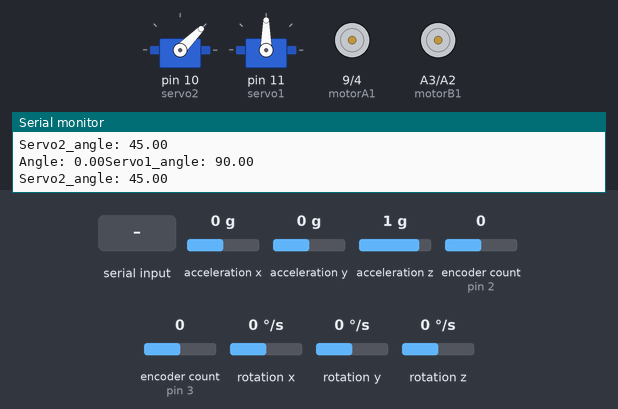
A sketch run on a simulated Arduino Uno, built with avr-gcc and run on an emulated ATmega328P. On the bench: 2 × servo, motor-driver pin pairs drawn as motors (green arrow = first pin HIGH = forward, orange = second pin HIGH = backward, longer = more drive, scaled by the enable pin), the last lines printed to the serial monitor. The inputs (shaded band) are chosen by the test bench; at power-on: acceleration x 0 g, acceleration y 0 g, acceleration z 1 g, encoder count (sensors on pin 2, pin 3) 0, rotation x 0 °/s, rotation y 0 °/s, rotation z 0 °/s.

Above: at 2.4 s.
2.5 s: acceleration x set to 0.8 g
At 2.9 s:
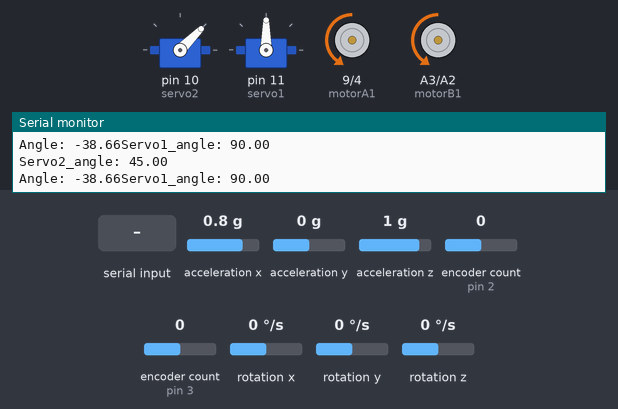
4.0 s: acceleration x set to -1.4 g
At 4.7 s:
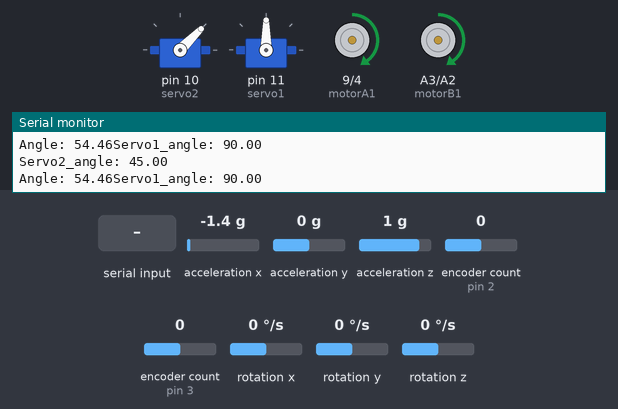
5.5 s: "S" received over the second serial link
At 5.74 s:
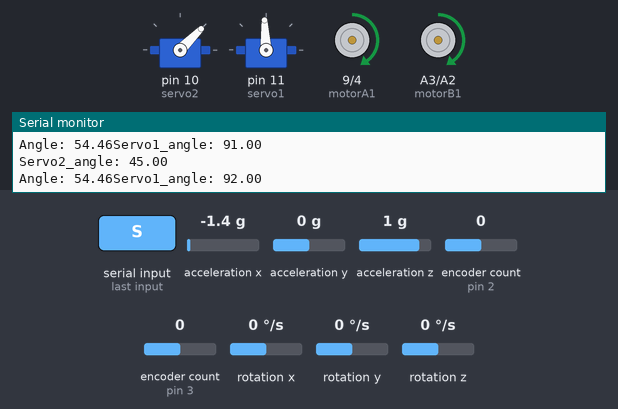
7.1 s: acceleration x set to 0 g
At 8.3 s:
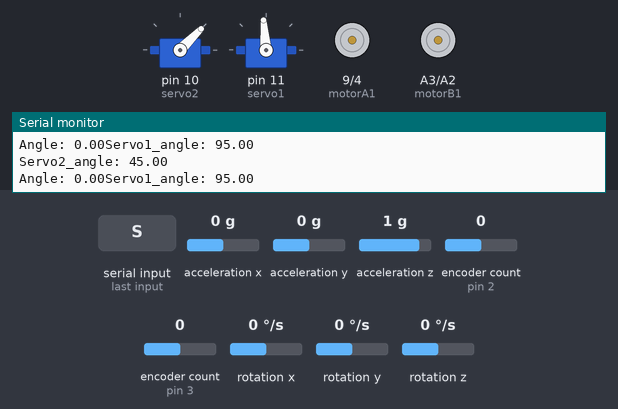
8.6 s: "B" received over the second serial link
At 9.8 s:
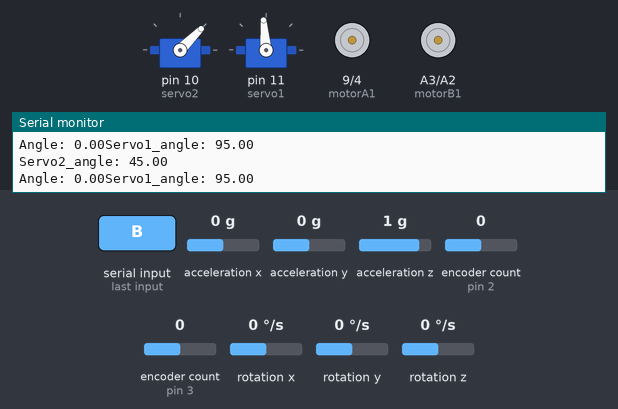
10.1 s: "L" received over the second serial link
At 11.6 s:
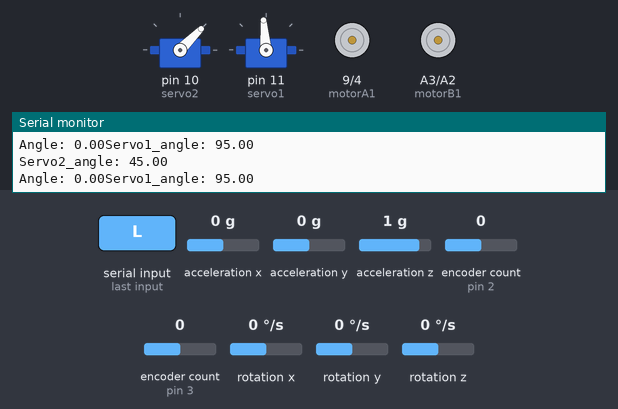
Timing chart, 0 to 12.6 s (numbered marks = the images above; inputs shaded):
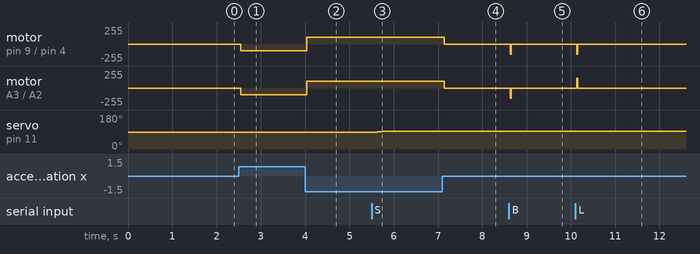

The sketch:

gripper.ino
```cpp
#include <Wire.h>
#include <MPU6050_light.h>
#include <Encoder.h>
#include <SoftwareSerial.h>
#include <Servo.h>

// Create Servo objects
Servo servo1;
Servo servo2;

bool isServo1Moving = false;
bool isServo2Moving = false;
unsigned long servo1Timer = 0;
unsigned long servo2Timer = 0;
const unsigned long servoInterval = 30; // Time interval for servo updates
int targetServo1Angle = 90;
int targetServo2Angle = 45;


// Define SoftwareSerial pins for Bluetooth
SoftwareSerial bluetooth(A1, A0); // RX, TX

// MPU6050 setup
MPU6050 mpu(Wire);

// Tilt PID variables
float Kp_tilt = 50.0, Ki_tilt = 0.0, Kd_tilt = 0.0;
float targetAngle = 0.0;
float error_tilt, previousError_tilt = 0;
float errorSum_tilt = 0;
float errorRate_tilt;
float PID_output_tilt;

// Motor control pins
const int motorA1 = 9;
const int motorA2 = 4;
const int motorB1 = A3;
const int motorB2 = A2;
const int EN1 = 6;
const int EN2 = 5;

// Encoder setup
#define encodPinAR 2
#define encodPinBR 7
#define encodPinAL 3
#define encodPinBL 8

Encoder encoderLeft(encodPinAL, encodPinBL);
Encoder encoderRight(encodPinAR, encodPinBR);

// Time variables
unsigned long previousTime, currentTime;
float elapsedTime;
char command; // Initialize command to stop motors

//Servo variables
float Servo1_angle = 0;
float Servo2_angle = 0;

void setup() {
  Serial.begin(9600);      // Serial communication for debugging
  bluetooth.begin(9600);   // Start Bluetooth communication with HC-05

  Serial.println("Bluetooth is ready!");

  Wire.begin();

  // Initialize MPU6050
  byte status = mpu.begin();
  if (status != 0) {
    Serial.println("MPU6050 initialization failed!");
    while (1);
  }
  mpu.calcOffsets();
  Serial.println("MPU6050 ready!");

  // Initialize motor pins
  pinMode(motorA1, OUTPUT);
  pinMode(motorA2, OUTPUT);
  pinMode(motorB1, OUTPUT);
  pinMode(motorB2, OUTPUT);
  pinMode(EN1, OUTPUT);
  pinMode(EN2, OUTPUT);
  // Attach the servos to the respective pins
  servo2.attach(10);
  servo1.attach(11);
  /*
  for (int angle = servo2.read(); angle <= 90; angle++) {
    servo1.write(angle);
    servo2.write(angle);
    delay(15); // Small delay for smooth movement
  }
  */
  servo1.write(90);
  delay(100);
  servo2.write(45);
  delay(100);
  Servo1_angle = servo1.read();
  Servo2_angle = servo2.read();
  servo1.detach();
  servo2.detach();
  previousTime = millis();
}

void loop() {
  // Read Bluetooth commands
  if (bluetooth.available()) {
    command = bluetooth.read();
    processCommand(command);
  }

  // Update MPU6050 readings
  mpu.update();
  float angle = mpu.getAngleY();

  // Tilt PID Calculation
  error_tilt = targetAngle - angle;
  errorSum_tilt += error_tilt; // Accumulate error for integral term
  errorRate_tilt = (error_tilt - previousError_tilt) / elapsedTime;
  PID_output_tilt = (Kp_tilt * error_tilt) + (Ki_tilt * errorSum_tilt) + (Kd_tilt * errorRate_tilt);
  PID_output_tilt = constrain(PID_output_tilt, -100, 100);
  previousError_tilt = error_tilt;

  // Adjust motor speeds based on tilt PID output
  int motorSpeed = abs(PID_output_tilt);
  motorSpeed = constrain(motorSpeed, 0, 255);

  if (PID_output_tilt < 0) {
    moveForward(motorSpeed);
  } else if (PID_output_tilt > 0) {
    moveBackward(motorSpeed);
  } else {
    stopMotors();
  }

 // Update Servo1
  if (isServo1Moving && millis() - servo1Timer >= servoInterval) {
    if (Servo1_angle != targetServo1Angle) {
      if (Servo1_angle < targetServo1Angle) {
        Servo1_angle++;
      } else if (Servo1_angle > targetServo1Angle) {
        Servo1_angle--;
      }
      servo1.write(Servo1_angle); // Move servo to new position
      servo1Timer = millis(); // Reset the timer
    } else {
      isServo1Moving = false; // Stop moving when target is reached
      servo1.detach(); // Detach to save power
    }
  }

  // Update Servo2
  if (isServo2Moving && millis() - servo2Timer >= servoInterval) {
    if (Servo2_angle != targetServo2Angle) {
      if (Servo2_angle < targetServo2Angle) {
        Servo2_angle++;
      } else if (Servo2_angle > targetServo2Angle) {
        Servo2_angle--;
      }
      servo2.write(Servo2_angle);
      servo2Timer = millis();
    } else {
      isServo2Moving = false;
      servo2.detach();
    }
  }

  // Timing
  currentTime = millis();
  elapsedTime = (currentTime - previousTime)/1000.0f; // Convert to seconds
  previousTime = currentTime;

  // Debugging information to Serial Monitor
  Serial.print("Angle: "); Serial.print(angle);
  //Serial.print(" | Tilt PID: "); Serial.println(PID_output_tilt);
  Serial.print("Servo1_angle: "); Serial.println(Servo1_angle);
  Serial.print("Servo2_angle: "); Serial.println(Servo2_angle);
  delay(30);  // Small delay for responsiveness
}

// Motor Control Functions
void moveForward(int speed) {
  analogWrite(EN1, speed);
  analogWrite(EN2, speed);
  digitalWrite(motorA1, HIGH);
  digitalWrite(motorA2, LOW);
  digitalWrite(motorB1, HIGH);
  digitalWrite(motorB2, LOW);
}

void moveBackward(int speed) {
  analogWrite(EN1, speed);
  analogWrite(EN2, speed);
  digitalWrite(motorA1, LOW);
  digitalWrite(motorA2, HIGH);
  digitalWrite(motorB1, LOW);
  digitalWrite(motorB2, HIGH);
}

void stopMotors() {
  analogWrite(EN1, 0);
  analogWrite(EN2, 0);
}

// Bluetooth Command Processing
void processCommand(char command) {
  Serial.print("Processing Command: ");
  switch (command) {
    case 'F': // Forward
      moveForward(150);
      bluetooth.println("Moving Forward");
      break;
    case 'B': // Backward
      moveBackward(150);
      bluetooth.println("Moving Backward");
      break;
    case 'L': // Left rotation
      yawLeft(150);
      bluetooth.println("Yawing Left");
      break;
    case 'R': // Right rotation
      yawRight(150);
      bluetooth.println("Yawing Right");
      break;
    case 'P': // Stop
      stopMotors();
      bluetooth.println("Stopping Motors");
      break;
    case 'S': // Stop
      if (Servo2_angle == targetServo2Angle && Servo1_angle == targetServo1Angle){
      //Servo1_angle+=5;
      gripperOpen(Servo1_angle+5);
      bluetooth.println("Gripper_Opening");}
      break;
    case 'C': // Stop
      if (Servo2_angle == targetServo2Angle && Servo1_angle == targetServo1Angle){
      //Servo1_angle-=5;
      gripperClose(Servo1_angle-5);
      bluetooth.println("Gripper Closing");}
      break;
    case 'X': // Stop
      if (Servo2_angle == targetServo2Angle && Servo1_angle == targetServo1Angle){
      //Servo2_angle-=5;
      gripperDown(Servo2_angle-5);
      bluetooth.println("Gripper Down");}
      break;
    case 'T': // Stop
      if (Servo2_angle == targetServo2Angle && Servo1_angle == targetServo1Angle){
      //Servo2_angle+=5;
      gripperUp(Servo2_angle+5);
      bluetooth.println("Gripper Up");}
      break;
    default:
      bluetooth.println("Unknown command received!");
      break;
  }
  command = '\0'; // Reset the command after processing
}

// Add missing yaw functions
void yawLeft(int speed) {
  analogWrite(EN1, speed);
  analogWrite(EN2, speed);
  digitalWrite(motorA1, LOW);
  digitalWrite(motorA2, HIGH);
  digitalWrite(motorB1, HIGH);
  digitalWrite(motorB2, LOW);
}

void yawRight(int speed) {
  analogWrite(EN1, speed);
  analogWrite(EN2, speed);
  digitalWrite(motorA1, HIGH);
  digitalWrite(motorA2, LOW);
  digitalWrite(motorB1, LOW);
  digitalWrite(motorB2, HIGH);
}


void gripperOpen(int newAngle) {
  targetServo1Angle = constrain(newAngle, 50, 150);
  isServo1Moving = true;
  servo1.attach(11); // Attach the servo
  servo1Timer = millis(); // Start the timer
}

void gripperClose(int newAngle) {
  targetServo1Angle = constrain(newAngle, 50, 150);
  isServo1Moving = true;
  servo1.attach(11);
  servo1Timer = millis();
}

void gripperUp(int newAngle) {
  targetServo2Angle = constrain(newAngle, 20, 135);;
  isServo2Moving = true;
  servo2.attach(10);
  servo2Timer = millis();
}

void gripperDown(int newAngle) {
  targetServo2Angle = constrain(newAngle, 20, 135);
  isServo2Moving = true;
  servo2.attach(10);
  servo2Timer = millis();
}
```

Measured:
- after the input at 2.5 s, motor on pin 9 (motorA1) / pin 4 (motorA2), motor on A3 (motorB1) / A2 (motorB2): stopped → backward 100/255 after 0.05 s
- after the input at 4.0 s, motor on pin 9 (motorA1) / pin 4 (motorA2), motor on A3 (motorB1) / A2 (motorB2): backward 100/255 → forward 100/255 at once
- after the input at 5.5 s, servo on pin 11 (servo1): 90° → 95° after 0.13 s
- after the input at 7.1 s, motor on pin 9 (motorA1) / pin 4 (motorA2), motor on A3 (motorB1) / A2 (motorB2): forward 100/255 → stopped at once
- after the input at 8.6 s, motor on pin 9 (motorA1) / pin 4 (motorA2), motor on A3 (motorB1) / A2 (motorB2): stopped → backward 150/255 at once, → stopped 0.02 s later
- after the input at 10.1 s, motor on pin 9 (motorA1) / pin 4 (motorA2): stopped → backward 150/255 at once, → stopped 0.02 s later; motor on A3 (motorB1) / A2 (motorB2): stopped → forward 150/255 at once, → stopped 0.02 s later
